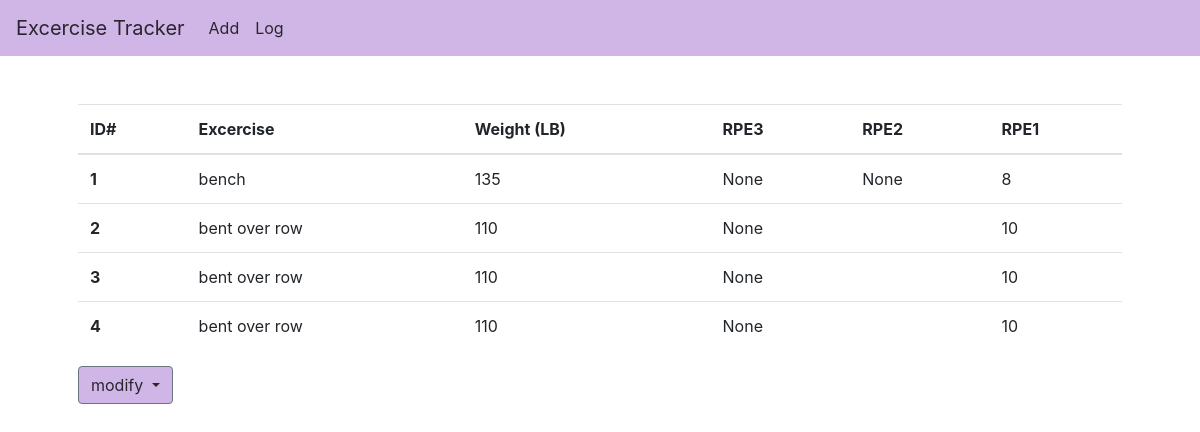
The page / on the database its author committed.
### tables this page shows
CREATE TABLE lifts (id INTEGER PRIMARY KEY, excercise varchar(255), weight int, RPE3 int, RPE2 int, RPE1 int);

### website/excerciseTracker.py (the view)
@excerciseTracker.route('/', methods= ['GET', 'POST'] )
def home():
    db = sqlite3.connect('excercise.db')
    cur = db.cursor()
    cur.execute("SELECT * FROM lifts")
    lift = cur.fetchall()
    length = len(lift)
    cur.close()
    db.close()
    return render_template("home.html", lift = lift, message = length, length = length)

### website/templates/home.html (shortened to what this page needs)
{% extends "layout.html" %}
{% block main %}
<table class="table">
    <thead>
      <tr>
        <th scope="col">ID#</th>
        <th scope="col">Excercise</th>
        <th scope="col">Weight (LB)</th>
        <th scope="col">RPE3</th>
        <th scope="col">RPE2</th>
        <th scope="col">RPE1</th>
      </tr>
    </thead>
    <tbody>
      {% for i in range(length)%}
        <tr>
            <th scope="row">{{lift[i][0]}}</th>
            <td>{{lift[i][1]}}</td>
            <td>{{lift[i][2]}}</td>
            <td>{{lift[i][3]}}</td>
            <td>{{lift[i][4]}}</td>
            <td>{{lift[i][5]}}</td>
        </tr>
      {%endfor%}
    </tbody>
  </table>
  <div class="dropdown">
    <button class="btn btn-secondary dropdown-toggle" type="button" id="dropdownMenuButton" data-toggle="dropdown" aria-haspopup="true" aria-expanded="false">
      modify
    </button>
  </div>
{% endblock %}

### website/templates/layout.html (shortened to what this page needs)
<!doctype html>
<html lang="en">
  <head>
    <link rel="stylesheet" href="https://stackpath.bootstrapcdn.com/bootstrap/4.3.1/css/bootstrap.min.css">
    <link href="/static/style.css" rel="stylesheet">
  </head>
  <body>
    <nav class="navbar navbar-expand-lg navbar-custom">
      <a class="navbar-brand" href="/">Excercise Tracker</a>
      <div class="collapse navbar-collapse" id="navbarSupportedContent">
        <ul class="navbar-nav mr-auto">
          <li class="nav-item active">
            <a class="nav-link" href="/add">Add <span class="sr-only">(current)</span></a>
          </li>
          <li class="nav-item">
            <a class="nav-link" href="/log">Log</a>
          </li>
        </ul>
      </div>
    </nav>
    <main class="container p-5">
      {%block main%}{%endblock%}
    </main>
  </body>
</html>

### website/static/style.css (style rules this page uses)
.navbar-custom { background-color: #d0b6e6; }
.navbar-custom .navbar-brand, .navbar-custom .navbar-text { color: rgba(0, 0, 0, 0.8); }
.navbar-custom .navbar-nav .nav-link { color: rgba(0, 0, 0, 0.8); }
.dropdown .btn-secondary, .dropdown .dropdown-menu { background-color: #d0b6e6; color: rgba(0, 0, 0, 0.8); }

### rows shown on the page
lifts: id "1", excercise "bench", weight "135", RPE1 "8"
lifts: id "2", excercise "bent over row", weight "110", RPE1 "10"
lifts: id "3", excercise "bent over row", weight "110", RPE1 "10"
lifts: id "4", excercise "bent over row", weight "110", RPE1 "10"

### other values the page prints
{{ lift[i][3] }} "None" "None" "None" "None"
{{ lift[i][4] }} "None"
